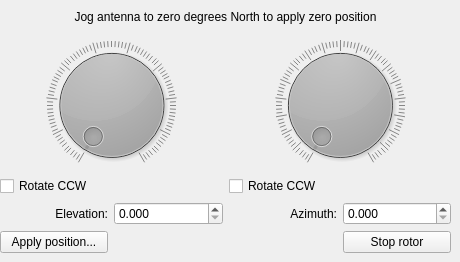
        <widget class="QWidget" name="tab_2">
         <attribute name="title">
          <string>Control</string>
         </attribute>
         <widget class="QWidget" name="layoutWidget">
          <property name="geometry">
           <rect>
            <x>0</x>
            <y>0</y>
            <width>451</width>
            <height>253</height>
           </rect>
          </property>
          <layout class="QGridLayout" name="gridLayout_3">
           <item row="0" column="0" colspan="4">
            <widget class="QLabel" name="stepper_label_1">
             <property name="text">
              <string>Jog antenna to zero degrees North to apply zero position</string>
             </property>
             <property name="alignment">
              <set>Qt::AlignCenter</set>
             </property>
            </widget>
           </item>
           <item row="1" column="0" colspan="2">
            <widget class="QDial" name="el_dial">
             <property name="minimumSize">
              <size>
               <width>130</width>
               <height>130</height>
              </size>
             </property>
             <property name="maximumSize">
              <size>
               <width>16777215</width>
               <height>16777215</height>
              </size>
             </property>
             <property name="toolTip">
              <string/>
             </property>
             <property name="autoFillBackground">
              <bool>false</bool>
             </property>
             <property name="styleSheet">
              <string>QDial {background-color:
qlineargradient(spread:pad, x1:0, y1:0, x2:1, y2:0, stop:0 rgba(85, 85, 85, 192), stop:1 rgba(255, 255, 255, 255)); }</string>
             </property>
             <property name="maximum">
              <number>90</number>
             </property>
             <property name="orientation">
              <enum>Qt::Horizontal</enum>
             </property>
             <property name="invertedAppearance">
              <bool>false</bool>
             </property>
             <property name="invertedControls">
              <bool>false</bool>
             </property>
             <property name="wrapping">
              <bool>false</bool>
             </property>
             <property name="notchTarget">
              <double>1.000000000000000</double>
             </property>
             <property name="notchesVisible">
              <bool>true</bool>
             </property>
            </widget>
           </item>
           <item row="1" column="2" colspan="2">
            <widget class="QDial" name="az_dial">
             <property name="minimumSize">
              <size>
               <width>130</width>
               <height>130</height>
              </size>
             </property>
             <property name="toolTip">
              <string/>
             </property>
             <property name="styleSheet">
              <string>QDial { background-color:
qlineargradient(spread:pad, x1:0, y1:0, x2:1, y2:0, stop:0 rgba(85, 85, 85, 192), stop:1 rgba(255, 255, 255, 255)); }</string>
             </property>
             <property name="maximum">
              <number>360</number>
             </property>
             <property name="orientation">
              <enum>Qt::Horizontal</enum>
             </property>
             <property name="invertedAppearance">
              <bool>false</bool>
             </property>
             <property name="invertedControls">
              <bool>false</bool>
             </property>
             <property name="notchTarget">
              <double>3.600000000000000</double>
             </property>
             <property name="notchesVisible">
              <bool>true</bool>
             </property>
            </widget>
           </item>
           <item row="2" column="0" colspan="2">
            <widget class="QCheckBox" name="checkBoxElCCW">
             <property name="text">
              <string>Rotate CCW</string>
             </property>
            </widget>
           </item>
           <item row="2" column="2" colspan="2">
            <widget class="QCheckBox" name="checkBoxAzCCW">
             <property name="text">
              <string>Rotate CCW</string>
             </property>
            </widget>
           </item>
           <item row="3" column="0">
            <widget class="QLabel" name="ctrlelevlabel">
             <property name="text">
              <string>Elevation:</string>
             </property>
             <property name="alignment">
              <set>Qt::AlignRight|Qt::AlignTrailing|Qt::AlignVCenter</set>
             </property>
            </widget>
           </item>
           <item row="3" column="1">
            <widget class="QDoubleSpinBox" name="el_spinBox">
             <property name="decimals">
              <number>3</number>
             </property>
             <property name="maximum">
              <double>90.000000000000000</double>
             </property>
            </widget>
           </item>
           <item row="3" column="2">
            <widget class="QLabel" name="ctrlazlabel">
             <property name="text">
              <string>Azimuth:</string>
             </property>
             <property name="alignment">
              <set>Qt::AlignRight|Qt::AlignTrailing|Qt::AlignVCenter</set>
             </property>
            </widget>
           </item>
           <item row="3" column="3">
            <widget class="QDoubleSpinBox" name="az_spinBox">
             <property name="decimals">
              <number>3</number>
             </property>
             <property name="maximum">
              <double>360.000000000000000</double>
             </property>
            </widget>
           </item>
           <item row="4" column="0">
            <widget class="QPushButton" name="rotorZeroPosBtn">
             <property name="text">
              <string>Apply position...</string>
             </property>
            </widget>
           </item>
           <item row="4" column="3">
            <widget class="QPushButton" name="rotorstopButton">
             <property name="text">
              <string>Stop rotor</string>
             </property>
            </widget>
           </item>
          </layout>
         </widget>
        </widget>
